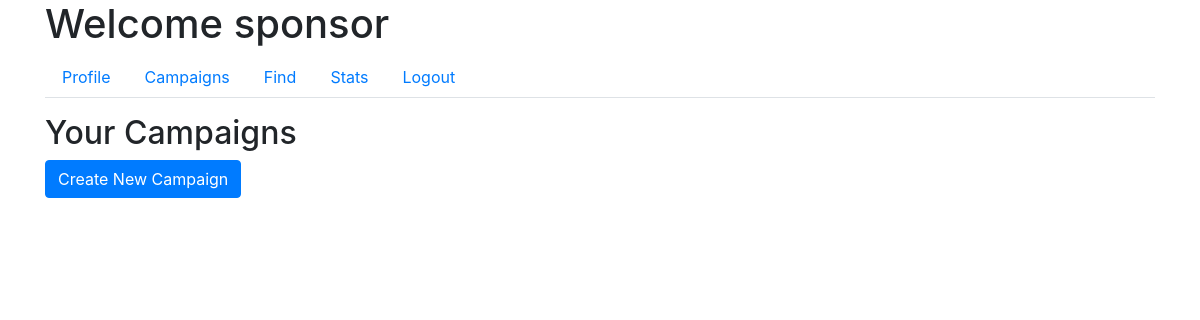
The page /sponsor/campaigns (signed in) on the database as committed earlier.
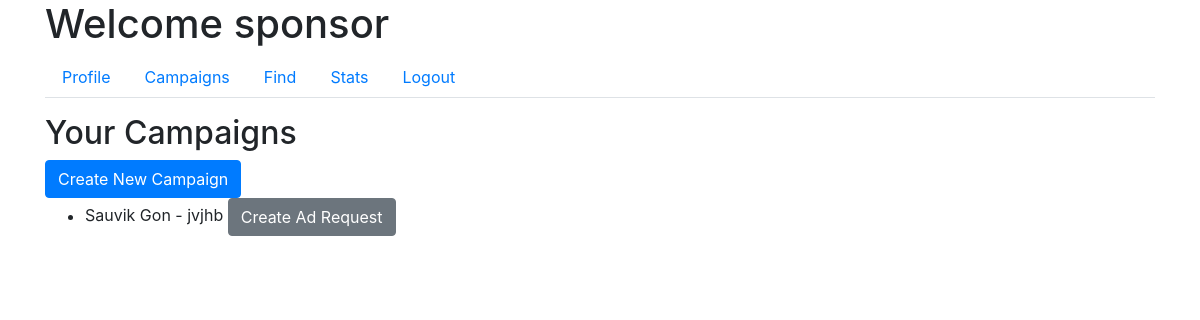
The same page on the database as committed later.
### app/models.py (models this page shows, shortened)
class User(UserMixin, db.Model):
    id = db.Column(db.Integer, primary_key=True)
    username = db.Column(db.String(64), unique=True, nullable=False)
    email = db.Column(db.String(120), unique=True, nullable=False)
    password_hash = db.Column(db.String(128), nullable=False)
    role = db.Column(db.String(20), nullable=False)
    industry = db.Column(db.String(120))  # For Sponsors
    platforms = db.Column(db.Text)  # For Influencers
    category = db.Column(db.String(120))  # For Influencers
    niche = db.Column(db.String(120))  # For Influencers

class Campaign(db.Model):
    id = db.Column(db.Integer, primary_key=True)
    name = db.Column(db.String(100), nullable=False)
    description = db.Column(db.Text, nullable=False)
    budget = db.Column(db.Float, nullable=False)
    visibility = db.Column(db.String(10), nullable=False)  # 'public', 'private'
    user_id = db.Column(db.Integer, db.ForeignKey('user.id'), nullable=False)
    ad_requests = db.relationship('AdRequest', backref='campaign', lazy=True)

### app/routes.py (the view)
@main.route('/sponsor/campaigns')
@login_required
def sponsor_campaigns():
    if current_user.role == 'sponsor':
        campaigns = Campaign.query.filter_by(user_id=current_user.id).all()
        return render_template('sponsor_campaigns.html', campaigns=campaigns)
    return redirect(url_for('main.home'))

### app/models.py (called while the page is built)
@login_manager.user_loader
def load_user(user_id):
    return User.query.get(int(user_id))

### app/templates/sponsor_campaigns.html
{% extends "sponsor_dashboard.html" %}
{% block tab_content %}
<h2>Your Campaigns</h2>
<a href="{{ url_for('main.new_campaign') }}" class="btn btn-primary">Create New Campaign</a>
<ul>
    {% for campaign in campaigns %}
    <li>{{ campaign.name }} - {{ campaign.description }}
        <a href="{{ url_for('main.new_ad_request', campaign_id=campaign.id) }}" class="btn btn-secondary">Create Ad Request</a>
    </li>
    {% endfor %}
</ul>
{% endblock %}

### app/templates/sponsor_dashboard.html (shortened to what this page needs)
{% extends "base.html" %}
{% block content %}
<h1>Welcome {{ current_user.username }}</h1>
<ul class="nav nav-tabs">
    <li class="nav-item">
        <a class="nav-link" href="{{ url_for('main.sponsor_profile') }}">Profile</a>
    </li>
    <li class="nav-item">
        <a class="nav-link" href="{{ url_for('main.sponsor_campaigns') }}">Campaigns</a>
    </li>
    <li class="nav-item">
        <a class="nav-link" href="{{ url_for('main.sponsor_find') }}">Find</a>
    </li>
    <li class="nav-item">
        <a class="nav-link" href="{{ url_for('main.sponsor_stats') }}">Stats</a>
    </li>
    <li class="nav-item">
        <a class="nav-link" href="{{ url_for('main.logout') }}">Logout</a>
    </li>
</ul>
<div class="tab-content mt-3">
    {% block tab_content %}{% endblock %}
</div>
{% endblock %}

### app/templates/base.html (shortened to what this page needs)
<!DOCTYPE html>
<html lang="en">
<head>
    <link rel="stylesheet" href="https://maxcdn.bootstrapcdn.com/bootstrap/4.0.0/css/bootstrap.min.css">
</head>
<body>
    <div class="container">
        {% block content %}{% endblock %}
    </div>
</body>
</html>

Rows that differ between the two databases and show on the page:
added Campaign: name "Sauvik Gon", description "jvjhb"
